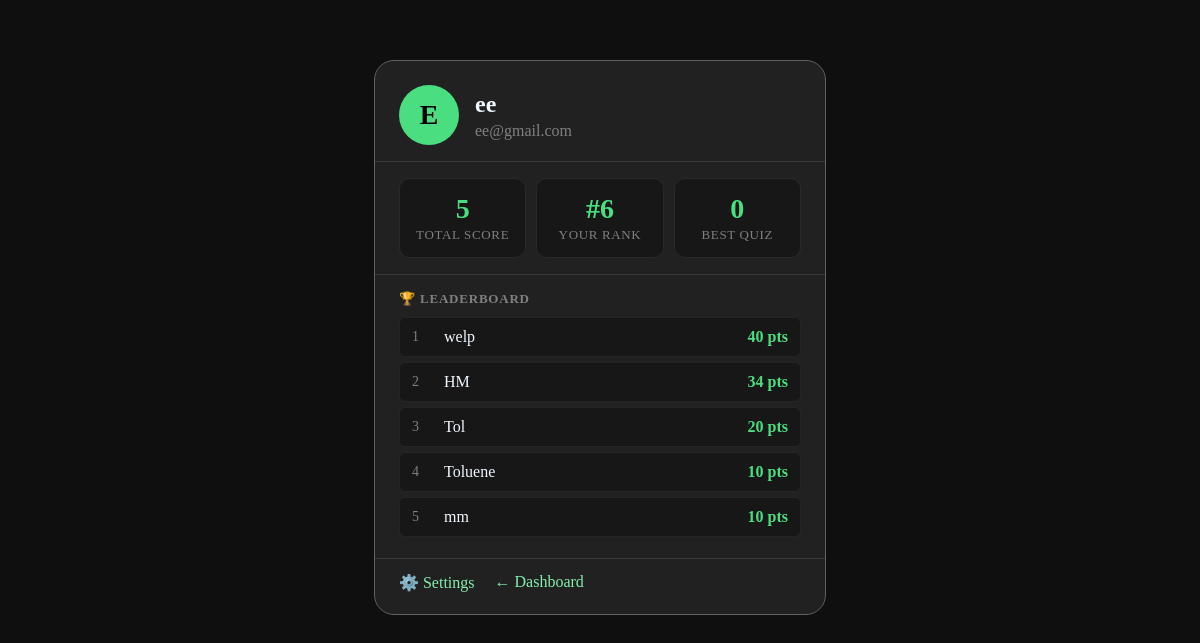
/profile (signed in), run on an earlier commit of the app's database.
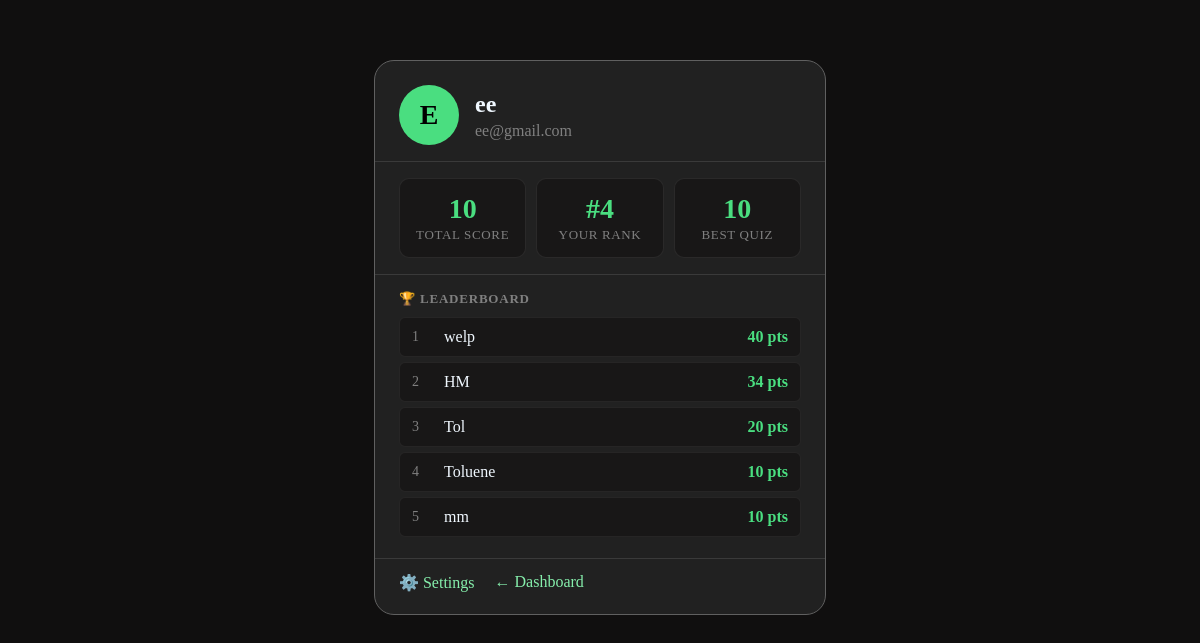
And on a later commit of the database.
### tables this page shows
CREATE TABLE users (
    user_id INTEGER PRIMARY KEY AUTOINCREMENT,
    username VARCHAR(50) NOT NULL UNIQUE,
    email VARCHAR(100) NOT NULL UNIQUE,
    password VARCHAR(255) NOT NULL,
    total_score INTEGER DEFAULT 0
);

### app.py (the view)
@app.route("/profile")
@app.route("/profile")
def profile():
    if "user_id" not in session:
        return redirect("/login")
    db = get_db()
    cursor = db.cursor()
    user_id = session["user_id"]
    cursor.execute("SELECT username, email, total_score FROM users WHERE user_id=?", (user_id,))
    user = cursor.fetchone()
    cursor.execute("""
        SELECT COUNT(*) FROM users
        WHERE total_score > (SELECT total_score FROM users WHERE user_id=?)
    """, (user_id,))
    rank = cursor.fetchone()[0] + 1
    cursor.execute("""
        SELECT username, total_score FROM users
        ORDER BY total_score DESC LIMIT 5
    """)
    leaderboard = cursor.fetchall()
    cursor.execute("""
        SELECT MAX(score) FROM attempts WHERE user_id=? AND quiz_id != 1
    """, (user_id,))
    best = cursor.fetchone()[0] or 0
    return render_template("profile.html", user=user, rank=rank, leaderboard=leaderboard, best=best)

### app.py (called while the page is built)
def get_db():
    if 'db' not in g:
        g.db = sqlite3.connect(DATABASE)
        g.db.row_factory = sqlite3.Row
    return g.db

### templates/profile.html (shortened to what this page needs)
<!DOCTYPE html>
<html>
<head>
    <link rel="stylesheet" href="/static/css/profile.css">
</head>
<body>
<div class="card">
  <div class="card-header">
    <div class="avatar">{{ user[0][0] | upper }}</div>
    <div class="user-meta">
      <h2>{{ user[0] }}</h2>
      <p>{{ user[1] }}</p>
    </div>
  </div>
  <hr>
  <div class="stats-row">
    <div class="stat-box">
      <span class="val">{{ user[2] }}</span>
      <span class="lbl">Total Score</span>
    </div>
    <div class="stat-box">
      <span class="val">#{{ rank }}</span>
      <span class="lbl">Your Rank</span>
    </div>
    <div class="stat-box">
      <span class="val">{{ best }}</span>
      <span class="lbl">Best Quiz</span>
    </div>
  </div>
  <hr>
  <div class="section">
    <h4>🏆 Leaderboard</h4>
    {% for entry in leaderboard %}
    <div class="leaderboard-row {% if entry[0] == user[0] %}highlight{% endif %}">
      <span class="pos">{{ loop.index }}</span>
      <span class="name">{{ entry[0] }}</span>
      <span class="pts">{{ entry[1] }} pts</span>
    </div>
    {% endfor %}
  </div>
  <hr>
  <div class="card-footer">
    <a href="/settings">⚙️ Settings</a>
    <a href="/dashboard">← Dashboard</a>
  </div>
</div>
</body>
</html>

### static/css/profile.css (style rules this page uses)
body { background-color: rgb(16, 15, 15); color: aliceblue; }
.card { position: fixed; top: 60px; left: 50%; transform: translateX(-50%); color: #4ade80; width: 450px; border-radius: 20px; border: 1px solid rgb(96, 96, 96); background-color: rgb(33, 33, 33); overflow: hidden; }
.card-header { padding: 24px 24px 16px 24px; display: flex; align-items: center; gap: 16px; }
.avatar { width: 60px; height: 60px; border-radius: 50%; background-color: #4ade80; color: black; font-size: 28px; font-weight: bold; display: flex; align-items: center; justify-content: center; flex-shrink: 0; }
.user-meta { display: flex; flex-direction: column; gap: 4px; }
.user-meta h2 { color: aliceblue; font-size: 24px; margin: 0; }
.user-meta p { color: gray; font-size: 16px; margin: 0; padding-left: 0; }
hr { border: none; border-top: 1px solid rgba(197, 197, 197, 0.15); margin: 0; }
.stats-row { display: flex; justify-content: space-around; padding: 16px 24px; gap: 10px; }
.stat-box { flex: 1; text-align: center; background-color: rgb(24, 23, 23); border: 1px solid rgba(197, 197, 197, 0.1); border-radius: 10px; padding: 14px 8px; }
.stat-box .val { font-size: 28px; font-weight: bold; color: #4ade80; display: block; }
.stat-box .lbl { font-size: 13px; color: gray; text-transform: uppercase; letter-spacing: 0.05em; }
.section { padding: 16px 24px; }
.section h4 { font-size: 13px; color: gray; text-transform: uppercase; letter-spacing: 0.06em; margin: 0 0 10px 0; }
.leaderboard-row { display: flex; justify-content: space-between; align-items: center; padding: 10px 12px; border-radius: 6px; margin-bottom: 5px; font-size: 16px; background-color: rgb(24, 23, 23); border: 1px solid rgba(197, 197, 197, 0.08); }
.leaderboard-row .pos { color: gray; width: 24px; font-size: 14px; }
.leaderboard-row .name { flex: 1; color: aliceblue; margin-left: 8px; }
.leaderboard-row .pts { color: #4ade80; font-weight: bold; font-size: 16px; }
.card-footer { padding: 14px 24px 22px 24px; display: flex; gap: 20px; }
a { color: #86efac; text-decoration: none; font-size: 16px; }

What changed in the data, as far as the page shows it:
changed users "ee": total_score "5" → "10"
Also different on the page:
{{ rank }}: "6" → "4"
{{ best }}: "0" → "10"
